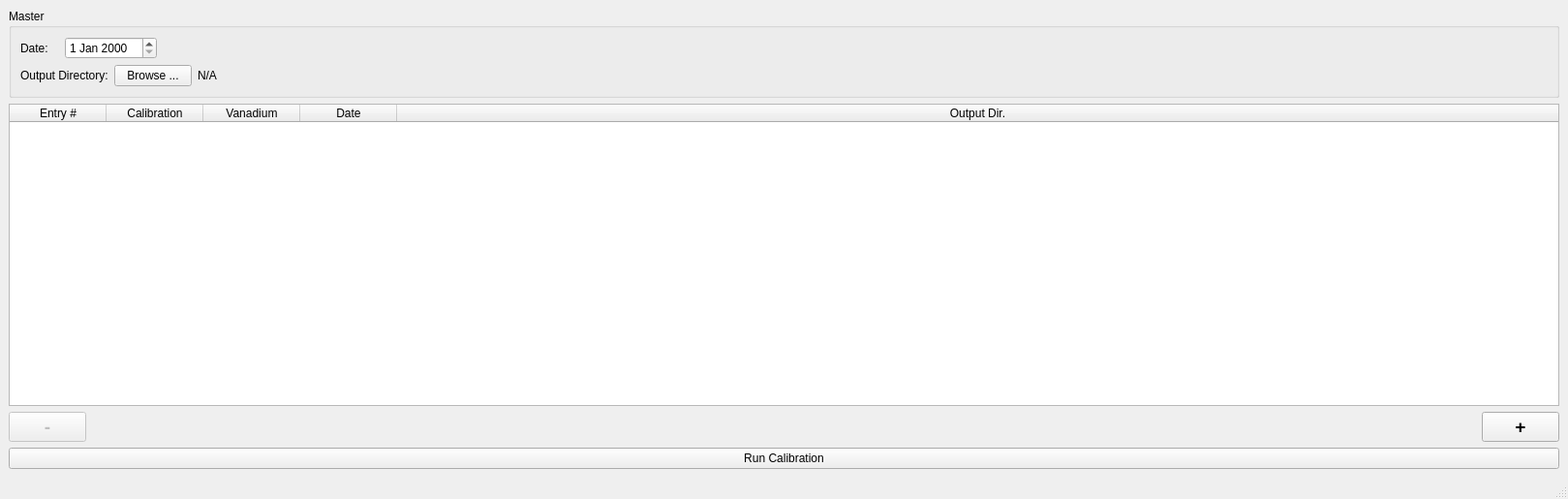
<?xml version="1.0" encoding="UTF-8"?>
<ui version="4.0">
 <class>MainWindow</class>
 <widget class="QMainWindow" name="MainWindow">
  <property name="geometry">
   <rect>
    <x>0</x>
    <y>0</y>
    <width>1619</width>
    <height>515</height>
   </rect>
  </property>
  <property name="windowTitle">
   <string>Make Calibration</string>
  </property>
  <widget class="QWidget" name="centralwidget">
   <layout class="QVBoxLayout" name="verticalLayout_2">
    <item>
     <widget class="QGroupBox" name="groupBox">
      <property name="title">
       <string>Master</string>
      </property>
      <layout class="QVBoxLayout" name="verticalLayout">
       <item>
        <layout class="QHBoxLayout" name="horizontalLayout_2">
         <item>
          <widget class="QLabel" name="label">
           <property name="minimumSize">
            <size>
             <width>40</width>
             <height>0</height>
            </size>
           </property>
           <property name="maximumSize">
            <size>
             <width>40</width>
             <height>16777215</height>
            </size>
           </property>
           <property name="text">
            <string>Date:</string>
           </property>
          </widget>
         </item>
         <item>
          <widget class="QDateEdit" name="master_date"/>
         </item>
         <item>
          <spacer name="horizontalSpacer">
           <property name="orientation">
            <enum>Qt::Horizontal</enum>
           </property>
           <property name="sizeHint" stdset="0">
            <size>
             <width>40</width>
             <height>20</height>
            </size>
           </property>
          </spacer>
         </item>
        </layout>
       </item>
       <item>
        <layout class="QHBoxLayout" name="horizontalLayout">
         <item>
          <widget class="QLabel" name="label_2">
           <property name="maximumSize">
            <size>
             <width>120</width>
             <height>16777215</height>
            </size>
           </property>
           <property name="text">
            <string>Output Directory:</string>
           </property>
          </widget>
         </item>
         <item>
          <widget class="QPushButton" name="master_output_directory_button">
           <property name="maximumSize">
            <size>
             <width>80</width>
             <height>16777215</height>
            </size>
           </property>
           <property name="text">
            <string>Browse ...</string>
           </property>
          </widget>
         </item>
         <item>
          <widget class="QLabel" name="master_output_directory_label">
           <property name="sizePolicy">
            <sizepolicy hsizetype="Expanding" vsizetype="Preferred">
             <horstretch>0</horstretch>
             <verstretch>0</verstretch>
            </sizepolicy>
           </property>
           <property name="text">
            <string>N/A</string>
           </property>
          </widget>
         </item>
        </layout>
       </item>
      </layout>
     </widget>
    </item>
    <item>
     <widget class="QTableWidget" name="tableWidget">
      <property name="alternatingRowColors">
       <bool>true</bool>
      </property>
      <property name="selectionMode">
       <enum>QAbstractItemView::SingleSelection</enum>
      </property>
      <property name="selectionBehavior">
       <enum>QAbstractItemView::SelectRows</enum>
      </property>
      <attribute name="horizontalHeaderVisible">
       <bool>true</bool>
      </attribute>
      <attribute name="horizontalHeaderHighlightSections">
       <bool>true</bool>
      </attribute>
      <attribute name="horizontalHeaderStretchLastSection">
       <bool>true</bool>
      </attribute>
      <attribute name="verticalHeaderVisible">
       <bool>false</bool>
      </attribute>
      <attribute name="verticalHeaderHighlightSections">
       <bool>false</bool>
      </attribute>
      <attribute name="verticalHeaderShowSortIndicator" stdset="0">
       <bool>true</bool>
      </attribute>
      <attribute name="verticalHeaderStretchLastSection">
       <bool>false</bool>
      </attribute>
      <column>
       <property name="text">
        <string>Entry #</string>
       </property>
      </column>
      <column>
       <property name="text">
        <string>Calibration</string>
       </property>
      </column>
      <column>
       <property name="text">
        <string>Vanadium</string>
       </property>
      </column>
      <column>
       <property name="text">
        <string>Date</string>
       </property>
      </column>
      <column>
       <property name="text">
        <string>Output Dir.</string>
       </property>
      </column>
     </widget>
    </item>
    <item>
     <layout class="QHBoxLayout" name="horizontalLayout_3">
      <item>
       <widget class="QPushButton" name="remove_row_button">
        <property name="enabled">
         <bool>false</bool>
        </property>
        <property name="font">
         <font>
          <pointsize>14</pointsize>
          <weight>75</weight>
          <bold>true</bold>
         </font>
        </property>
        <property name="text">
         <string>-</string>
        </property>
       </widget>
      </item>
      <item>
       <spacer name="horizontalSpacer_2">
        <property name="orientation">
         <enum>Qt::Horizontal</enum>
        </property>
        <property name="sizeHint" stdset="0">
         <size>
          <width>40</width>
          <height>20</height>
         </size>
        </property>
       </spacer>
      </item>
      <item>
       <widget class="QPushButton" name="add_row_button">
        <property name="font">
         <font>
          <pointsize>14</pointsize>
          <weight>75</weight>
          <bold>true</bold>
         </font>
        </property>
        <property name="text">
         <string>+</string>
        </property>
       </widget>
      </item>
     </layout>
    </item>
    <item>
     <layout class="QHBoxLayout" name="horizontalLayout_4">
      <item>
       <widget class="QPushButton" name="run_calibration_button">
        <property name="text">
         <string>Run Calibration</string>
        </property>
       </widget>
      </item>
     </layout>
    </item>
   </layout>
  </widget>
  <widget class="QMenuBar" name="menubar">
   <property name="geometry">
    <rect>
     <x>0</x>
     <y>0</y>
     <width>1619</width>
     <height>20</height>
    </rect>
   </property>
  </widget>
  <widget class="QStatusBar" name="statusbar"/>
 </widget>
 <resources/>
 <connections>
  <connection>
   <sender>master_output_directory_button</sender>
   <signal>clicked()</signal>
   <receiver>MainWindow</receiver>
   <slot>master_browse_button_clicked()</slot>
   <hints>
    <hint type="sourcelabel">
     <x>187</x>
     <y>96</y>
    </hint>
    <hint type="destinationlabel">
     <x>480</x>
     <y>89</y>
    </hint>
   </hints>
  </connection>
  <connection>
   <sender>remove_row_button</sender>
   <signal>clicked()</signal>
   <receiver>MainWindow</receiver>
   <slot>remove_row_button_clicked()</slot>
   <hints>
    <hint type="sourcelabel">
     <x>61</x>
     <y>469</y>
    </hint>
    <hint type="destinationlabel">
     <x>128</x>
     <y>464</y>
    </hint>
   </hints>
  </connection>
  <connection>
   <sender>add_row_button</sender>
   <signal>clicked()</signal>
   <receiver>MainWindow</receiver>
   <slot>add_row_button_clicked()</slot>
   <hints>
    <hint type="sourcelabel">
     <x>432</x>
     <y>464</y>
    </hint>
    <hint type="destinationlabel">
     <x>354</x>
     <y>460</y>
    </hint>
   </hints>
  </connection>
  <connection>
   <sender>run_calibration_button</sender>
   <signal>clicked()</signal>
   <receiver>MainWindow</receiver>
   <slot>run_calibration_button_clicked()</slot>
   <hints>
    <hint type="sourcelabel">
     <x>192</x>
     <y>505</y>
    </hint>
    <hint type="destinationlabel">
     <x>200</x>
     <y>525</y>
    </hint>
   </hints>
  </connection>
 </connections>
 <slots>
  <slot>master_browse_button_clicked()</slot>
  <slot>remove_row_button_clicked()</slot>
  <slot>add_row_button_clicked()</slot>
  <slot>run_calibration_button_clicked()</slot>
 </slots>
</ui>
